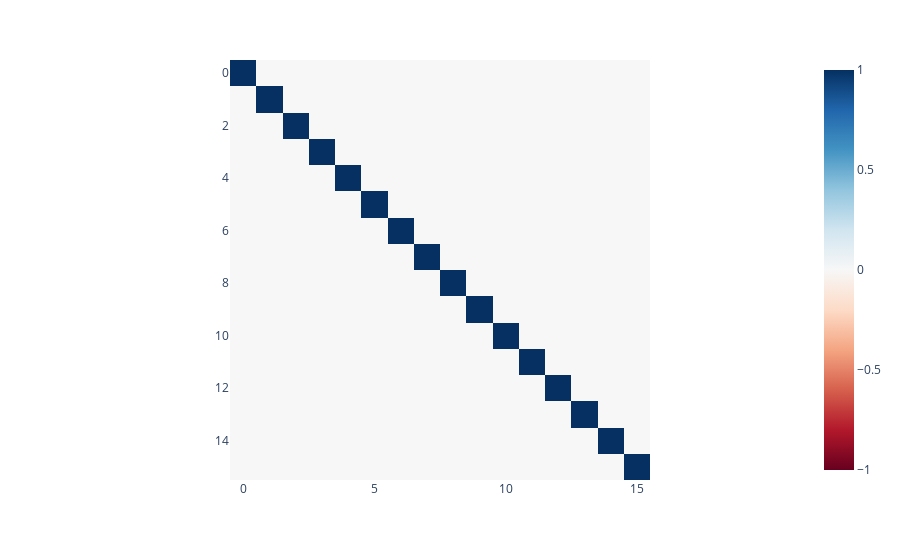

The cell this chart's notebook holds for it:
### Code cell
rep = group.irreps['standard'].orth_rep
print(rep.shape)
imshow(rep.T @ rep)

### Figure 1 — Plotly figure (JSON) as saved in the notebook; plotly's stock layout.template omitted (floating-point values rounded to 4 significant figures; data arrays with more than 128 entries replaced by an {"elided": "..."} marker saying what was removed)
{"data": [{"coloraxis": "coloraxis", "hovertemplate": "x: %{x}<br>y: %{y}<br>color: %{z}<extra></extra>", "name": "0", "type": "heatmap", "xaxis": "x", "yaxis": "y", "z": {"elided": "16x16 float values"}}], "layout": {"coloraxis": {"cmid": 0, "colorscale": [[0, "rgb(103,0,31)"], [0.1, "rgb(178,24,43)"], [0.2, "rgb(214,96,77)"], [0.3, "rgb(244,165,130)"], [0.4, "rgb(253,219,199)"], [0.5, "rgb(247,247,247)"], [0.6, "rgb(209,229,240)"], [0.7, "rgb(146,197,222)"], [0.8, "rgb(67,147,195)"], [0.9, "rgb(33,102,172)"], [1, "rgb(5,48,97)"]]}, "margin": {"t": 60}, "xaxis": {"anchor": "y", "constrain": "domain", "domain": [0, 1], "scaleanchor": "y"}, "yaxis": {"anchor": "x", "autorange": "reversed", "constrain": "domain", "domain": [0, 1]}}}
